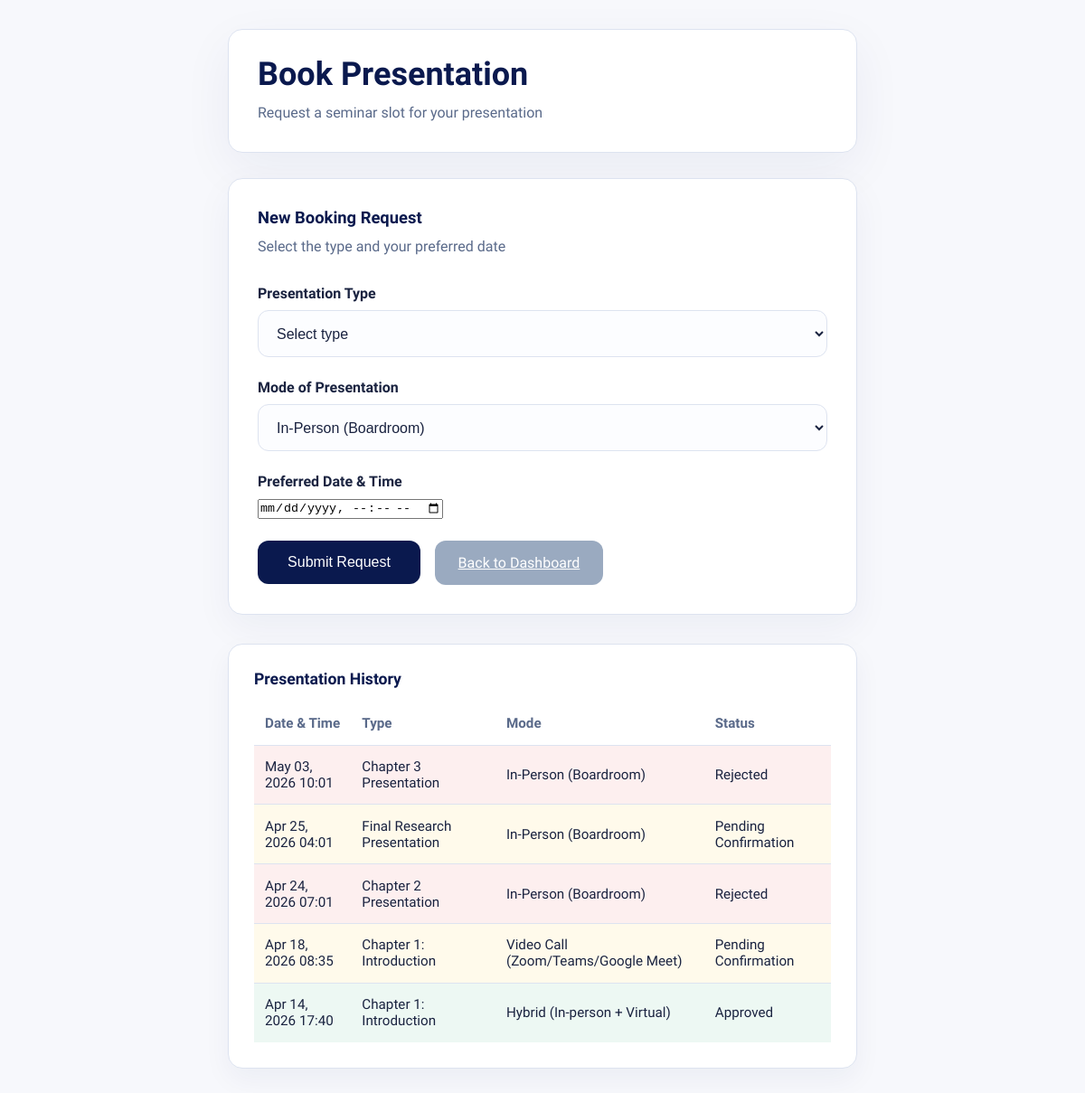
/students/book-presentation/ (signed in), run on the app's committed database.
### students/models.py (models this page shows, shortened)
class PresentationBooking(models.Model):
    student = models.ForeignKey("Student", on_delete=models.CASCADE, related_name="bookings")
    title = models.CharField(max_length=255)  # e.g., "Chapter 4 Presentation"
    date = models.DateTimeField()
    created_at = models.DateTimeField(auto_now_add=True)
    MEETING_TYPE_CHOICES = [
        ("in_person", "In-Person (Boardroom)"),
        ("video_call", "Video Call (Zoom/Teams/Google Meet)"),
        ("hybrid", "Hybrid (In-person + Virtual)"),
        ("phone_call", "Phone Call"),
    ]
    meeting_type = models.CharField(max_length=20, choices=MEETING_TYPE_CHOICES, default="in_person")
    STATUS_CHOICES = [
        ("pending", "Pending Confirmation"),
        ("approved", "Approved"),
        ("rejected", "Rejected"),
    ]
    status = models.CharField(max_length=20, choices=STATUS_CHOICES, default="pending")
    notes = models.TextField(blank=True, null=True)  # Additional notes about the meeting

### students/views.py (the view)
# urls.py: path('book-presentation/', book_presentation, name='book_presentation'),
@login_required
def book_presentation(request):
    student = request.user.student_profile
    if request.method == "POST":
        form = PresentationBookingForm(request.POST)
        if form.is_valid():
            booking = form.save(commit=False)
            booking.student = student
            try:
                booking.full_clean()  # runs the clean() method
                booking.save()
                messages.success(request, "Presentation booked successfully!")
                return redirect('book_presentation')
            except ValidationError as e:
                form.add_error(None, e)
        else:
            messages.error(request, "Form is invalid.")
    else:
        form = PresentationBookingForm()
    bookings = PresentationBooking.objects.filter(student=student).order_by('-date')
    return render(request, 'students/book_presentation.html', {
        'form': form,
        'bookings': bookings,
    })

### students/forms.py
class PresentationBookingForm(forms.ModelForm):
    class Meta:
        model = PresentationBooking
        fields = ['title', 'date', 'meeting_type', 'notes']
        widgets = {
            'title': forms.TextInput(attrs={
                'class': 'form-input',
                'placeholder': 'e.g. Chapter 4 revision discussion'
            }),
            'date': forms.DateTimeInput(attrs={
                'type': 'datetime-local',
                'class': 'form-input'
            }),
            'meeting_type': forms.Select(attrs={
                'class': 'form-select'
            }),
            'notes': forms.Textarea(attrs={
                'class': 'form-textarea',
                'rows': 3,
                'placeholder': 'Any specific topics or documents to review…'
            }),
        }

### templates/students/book_presentation.html (shortened to what this page needs)
{% load static %}
<!DOCTYPE html>
<html lang="en">
<head>
</head>
<body>
<div class="container">
  <div class="page-header">
    <h1>Book Presentation</h1>
    <p>Request a seminar slot for your presentation</p>
  </div>
  <form method="POST" class="form-card">
    <div class="form-group">
      <div class="section-title">New Booking Request</div>
      <div class="section-text">Select the type and your preferred date</div>
    </div>
    <div class="form-group">
      <label for="presentation-type">Presentation Type</label>
      <select id="presentation-type" name="title" class="form-select" required>
                <option value="" disabled selected>Select type</option>
            </select>
        </div>
        <div class="form-group">
            <label for="{{ form.meeting_type.id_for_label }}">Mode of Presentation</label>
            {{ form.meeting_type }}
        </div>
        <div class="form-group">
            <label for="{{ form.date.id_for_label }}">Preferred Date & Time</label>
            {{ form.date }}
        </div>
        <div class="form-actions">
            <button type="submit" class="btn">Submit Request</button>
            <a href="{% url 'student_dashboard' %}" class="btn btn-secondary">Back to Dashboard</a>
        </div>
    </form>
    <div class="history-card">
      <div class="history-header">Presentation History</div>
      {% if bookings %}
      <table class="history-table">
        <thead>
          <tr>
            <th>Date & Time</th>
            <th>Type</th>
            <th>Mode</th>
            <th>Status</th>
          </tr>
        </thead>
        <tbody>
          {% for booking in bookings %}
          <tr class="status-{{ booking.status }}">
            <td>{{ booking.date|date:"M d, Y H:i" }}</td>
            <td>{{ booking.title }}</td>
            <td>{{ booking.get_meeting_type_display }}</td>
            <td>{{ booking.get_status_display }}</td>
          </tr>
          {% endfor %}
        </tbody>
      </table>
      {% else %}
      <p class="history-empty">No presentation bookings yet. Submit a request above to begin.</p>
      {% endif %}
    </div>
</div>
</body>
</html>

### templates/students/book_presentation.html (style rules this page uses)
:root { --navy:#0A194E; --navy2:#0D2260; --amber:#FFC107; --amber2:#FFD54F; --amber-dark:#E6AD00; --white:#FFFFFF; --off:#F7F8FC; --off2:#EEF1F8; --text:#1A2340; --muted:#5A6A8A; --soft:#9AAAC0; --border:#DDE3F0; --green:#1DA462; --green-dim:rgba(29,164,98,0.1); --red:#E53935; --red-dim:rgba(229,57,53,0.1); --blue:#1E7EDE; --blue-dim:rgba(30,126,222,0.1); --orange:#F57C00; --orange-dim:rgba(245,124,0,0.1); --sidebar-w:230px }
*,*::before,*::after { box-sizing:border-box;margin:0;padding:0 }
body { font-family:'Plus Jakarta Sans',sans-serif; background:var(--off); color:var(--text); min-height:100vh; }
.container { max-width:760px; margin:0 auto; padding:2rem; }
.page-header { background:#fff; border:1px solid var(--border); border-radius:1rem; padding:1.75rem 2rem; box-shadow:0 18px 55px rgba(13,34,96,0.06); margin-bottom:1.75rem; }
.page-header h1 { color:var(--navy); font-size:2.25rem; margin-bottom:0.5rem; }
.page-header p { color:var(--muted); line-height:1.8; font-size:1rem; }
.form-card { background:#fff; border:1px solid var(--border); border-radius:1rem; padding:2rem; box-shadow:0 14px 40px rgba(13,34,96,0.05); }
.section-title { margin-bottom:0.5rem; font-size:1.15rem; font-weight:700; color:var(--navy); }
.section-text { margin-bottom:1.75rem; color:var(--muted); line-height:1.75; }
.form-group { margin-bottom:1.5rem; }
.form-group label { display:block; margin-bottom:0.6rem; font-weight:600; color:var(--text); }
.form-control, .form-select { width:100%; padding:0.95rem 1rem; border:1px solid var(--border); border-radius:0.75rem; font-size:1rem; color:var(--text); background:#fcfdff; }
.form-actions { display:flex; flex-wrap:wrap; gap:1rem; align-items:center; margin-top:1rem; }
.history-card { margin-top:2rem; background:#fff; border:1px solid var(--border); border-radius:1rem; padding:1.75rem; box-shadow:0 12px 30px rgba(13,34,96,0.05); }
.history-header { font-size:1.1rem; font-weight:700; color:var(--navy); margin-bottom:1rem; }
.history-table { width:100%; border-collapse:collapse; }
.history-table th, .history-table td { text-align:left; padding:0.9rem 0.75rem; border-bottom:1px solid var(--border); font-size:0.95rem; }
.history-table th { color:var(--muted); font-weight:600; }
.history-table tbody tr:last-child td { border-bottom:none; }
.history-table tr.status-pending { background:rgba(255,193,7,0.08); }
.history-table tr.status-approved { background:rgba(29,164,98,0.08); }
.history-table tr.status-rejected { background:rgba(229,57,53,0.08); }
.history-table tr.status-pending td, .history-table tr.status-approved td, .history-table tr.status-rejected td { transition:background 0.2s ease; }
.btn { background:var(--navy); color:var(--white); padding:0.95rem 1.6rem; border:none; border-radius:0.75rem; cursor:pointer; font-size:1rem; min-width:180px; }
.btn-secondary { background:var(--soft); color:var(--white); }

### data on the page
PresentationBooking: date "May 03, 2026 10:01", title "Chapter 3 Presentation", meeting_type "In-Person (Boardroom)", status "Rejected"
PresentationBooking: date "Apr 25, 2026 04:01", title "Final Research Presentation", meeting_type "In-Person (Boardroom)", status "Pending Confirmation"
PresentationBooking: date "Apr 24, 2026 07:01", title "Chapter 2 Presentation", meeting_type "In-Person (Boardroom)", status "Rejected"
PresentationBooking: date "Apr 18, 2026 08:35", title "Chapter 1: Introduction", meeting_type "Video Call (Zoom/Teams/Google Meet)", status "Pending Confirmation"
PresentationBooking: date "Apr 14, 2026 17:40", title "Chapter 1: Introduction", meeting_type "Hybrid (In-person + Virtual)", status "Approved"
